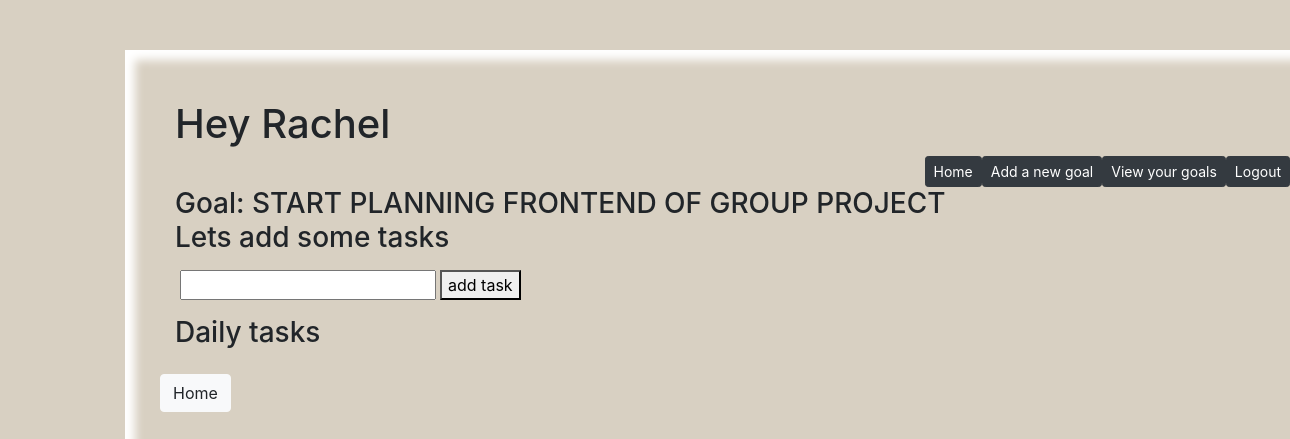
Page /33/addtasks (signed in) on the earlier database version.
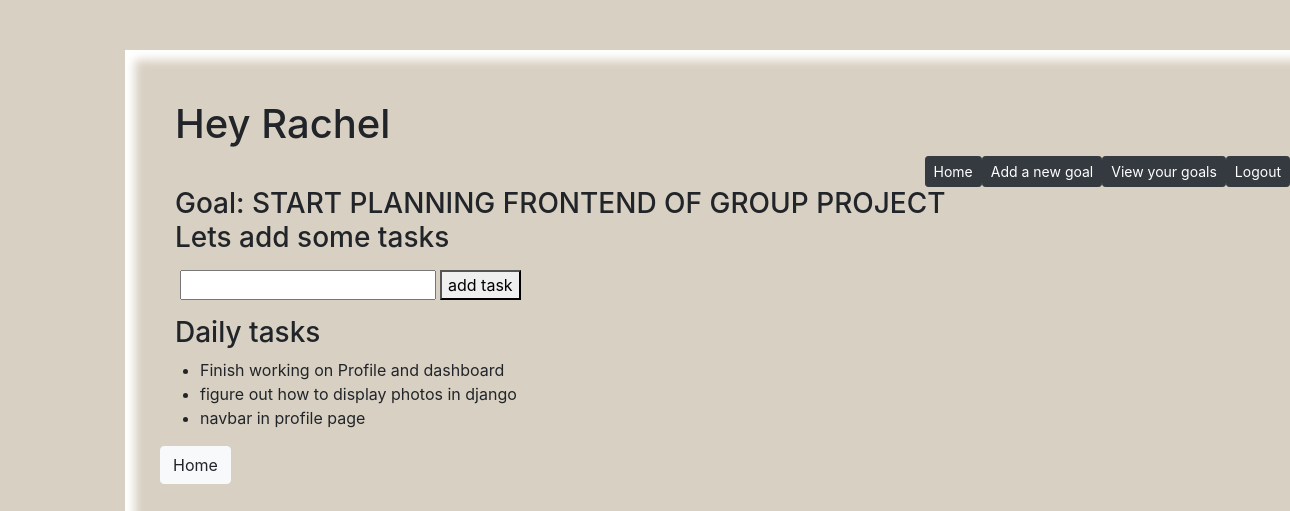
Same page on the later database version.
### goal_app/models.py (models this page shows, shortened)
class Task(models.Model):
    task=models.CharField(max_length=100)
    goal_setter=models.ForeignKey(User, related_name="made_goal", on_delete=models.CASCADE,null= True)
    added_to_goal = models.ForeignKey(Goal, related_name="task_for_goal", on_delete=models.CASCADE,null= True)
    completed_task= models.BooleanField(default=False, null=True )
    completed_task_date=DateField(default=None,null=True)
    created_at = models.DateTimeField(auto_now_add=True)
    updated_at = models.DateTimeField(auto_now=True)
    objects=TaskManager()

### goal_app/views.py (the view, shortened to what this page needs)
# urls.py: path('<int:goal_id>/addtasks',views.add_tasks_to_goal),
def add_tasks_to_goal(request, goal_id):
    context = {
        'goals': Goal.objects.get(id=goal_id),
        'tasks': Task.objects.filter(added_to_goal__id=goal_id),
    'current_user': User.objects.get(id=request.session['user_id']),
    }
    return render(request, "adding_tasks.html", context)

### goal_app/templates/adding_tasks.html (shortened to what this page needs)
{% load bootstrap4 %}
<!DOCTYPE html>
<html lang="en">
<head>
    <link href="//maxcdn.bootstrapcdn.com/bootstrap/4.0.0/css/bootstrap.min.css" rel="stylesheet" id="bootstrap-css">
    <link rel="stylesheet" href="https://stackpath.bootstrapcdn.com/bootstrap/4.4.1/css/bootstrap.min.css"
>
    {% load static %}
    <link rel="stylesheet" href="{% static 'css/style.css' %}">
</head>
<body>
    <div class="container">
    <div class="container-fluid">
        <h1 >Hey {{current_user.first_name}} </h1>
        <div class="row justify-content-end" >
            <a class="btn btn-sm btn-dark" href="/homepage">Home</a>
            <a class="btn btn-sm btn-dark" href="/setgoal">Add a new goal</a>
            <a class="btn btn-sm btn-dark" href="/viewgoals">View your goals</a>
            <a class="btn btn-sm btn-dark" href="/logout">Logout</a>
        </div>
        <div>
            <h3>Goal: <span class="text-uppercase text-bg">{{goals.goal}}</span> <br> Lets add some tasks</h3>
            <div id="demo" >
            <form action="/{{goals.id}}/addtasks" method="POST">
                <div class=" form-group">
                    <input type="text" name="task" value="" autocomplete="off">
                    <button >add task</button>
                </div>
            </form>
        <div col-10>
            <h3>Daily tasks</h3>
            <div class="row" >
                <form action="/homepage" method="POST">
                    <div class=" form-group">
                        <ul>{% for task in tasks %}
                            <li>{% if current_user.id == task.goal_setter.id %} {{task.task}} {% endif %}</li>
                            {% endfor %}
                        </ul>
                    </div>
                    <button type="submit" class="btn btn-light">Home</button>
                </form>
            </div>
        </div>
    </div>
</body>
</html>

Differences in the rows shown:
added Task: task "Finish working on Profile and dashboard"
added Task: task "figure out how to display photos in django"
added Task: task "navbar in profile page"
